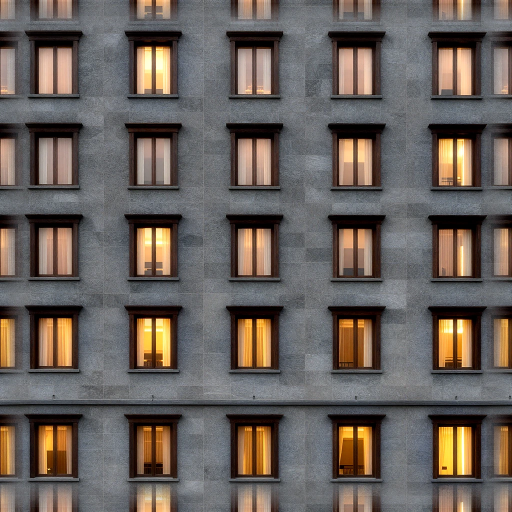
#> input picture assets/environments/alpine/facade_a.webp, 1024 x 1024 px (shown at 1/2 size)
$ python -i gen_sdxl_tex.py   (imports and definitions only)
#> lines starting #> are read from the running program, lines starting #| are printed output that depends on the picture
#!/usr/bin/env python3
"""Photorealistic seamless PBR textures via SwarmUI (Z-Image Turbo).

Generates albedo at high resolution, makes it tileable with an offset-heal
wrap blend, sharpens on downsize, then derives normal (from the high-res
luminance) and ORM maps. Picks the best of several seeds per material.

Usage: python3 gen_sdxl_tex.py all | city_road city_terrain --force
"""
import base64
import io
import json
import os
import sys
import urllib.request
import zlib
from urllib.parse import quote

import numpy as np
from PIL import Image, ImageFilter

from pbr_common import (
    asset_path,
    normal_map,
    orm_map,
    save_png,
    save_webp,
    write_license,
)

HOST = os.environ.get("TEX_HOST", "http://127.0.0.1:7801")
MODEL = os.environ.get("TEX_MODEL", "ZImage/SwarmUI_Z-Image-Turbo-FP8Mix.safetensors")
STEPS = int(os.environ.get("TEX_STEPS", "8"))
CFG = float(os.environ.get("TEX_CFG", "1.0"))
GEN_SIZE = int(os.environ.get("TEX_GEN", "1536"))
OUT_SIZE = 1024
BEST_OF = int(os.environ.get("TEX_BEST", "3"))
# Cel look: keep relief interaction but flatten the derived normal maps.
NORMAL_SCALE = float(os.environ.get("TEX_NORMAL_SCALE", "0.5"))
SEED_BASE = 7711

# Flat cel / hand-painted game-art style (Phase C): the world textures must
# match the toon-shaded actors, so the style lives in the positive prompt
# (Z-Image Turbo runs at CFG 1.0 and ignores the negative prompt).
STYLE = ("flat cel-shaded cartoon game art, hand-painted stylized texture, bold "
         "clean shapes, bright saturated colors, minimal soft shading, "
         "no photorealistic detail, ")
QUALITY = ("seamless tileable texture, flat even diffuse lighting, top-down "
           "orthographic view, " + STYLE + "simple readable material")
QUALITY_FACADE = ("repeating flat 2D facade texture map, straight front elevation, "
                  "orthographic, regular rows of simple windows, flat even lighting, "
                  "no shading gradient, " + STYLE
                  + "no perspective, no people, no sky, no street, no scene")
# Z-Image Turbo truncates long prompts, so the style must LEAD the prompt rather
# than trail it; these prefixes go in front of the per-material spec text.
STYLE_SURFACE = ("flat cel-shaded cartoon game art, seamless tileable flat 2D "
                 "material texture, top-down orthographic view, flat even lighting, "
                 "no perspective, no objects, no scene, ")
STYLE_FACADE = ("flat cel-shaded cartoon game art, repeating flat 2D facade texture "
                "map, straight front elevation, orthographic, flat even lighting, "
                "no perspective, no people, no sky, no street, no scene, ")
NEG = ("photo, photograph, realistic, grime, heavy noise, high "
       "detail, shadows, lighting, light gradient, vignette, border, frame, objects, "
       "props, text, watermark, blurry, jpeg artifacts, people, cars")
ROAD_NEG_EXTRA = (", tiles, tile joints, pavers, bricks, grid lines, perspective, "
                  "road markings, lane lines, horizon, sky, objects, scene, ceramic, "
                  "concrete slabs, paving stones, snow, ice, water, wood planks, "
                  "fabric, grass, plants, sand dune, flowers")
FACADE_NEG_EXTRA = (", tiles, ceramic, plain flat blank wall, grid pattern, snow, "
                    "grass, plants, sky, blurry")
TERRAIN_NEG_EXTRA = (", tiles, ceramic, concrete slabs, paving, grid pattern, wood, "
                     "fabric, blurry")
KEY_NEG_EXTRA = {
    "alpine_terrain": ", grass, plants, sand, dirt",
    "desert_terrain": ", grass, plants, water, concrete",
    "coast_terrain": ", concrete, tiles, water, ice",
    "volcano_terrain": ", concrete, tiles, ice, snow",
}

SPECS = {
    "city_road": {
        "prompt": "seamless tileable dark grey asphalt road surface, "
                  "coarse aggregate stones, fine gravel, sparse hairline cracks, a few "
                  "dark tar repair patches, subtle tyre polish bands, " + QUALITY,
        "rough": 0.92, "normal_strength": 2.2,
    },
    "city_terrain": {
        "prompt": "seamless tileable mowed lawn grass texture, natural "
                  "medium green turf, mixed grass blades with a few clover leaves and "
                  "subtle dry yellow patches, " + QUALITY,
        "rough": 0.85, "normal_strength": 1.7,
    },
    "desert_road": {
        "prompt": "seamless tileable sun-bleached grey asphalt road surface, "
                  "coarse aggregate stones, fine gravel, cracked tar "
                  "patches, drifting sand grains, " + QUALITY,
        "rough": 0.9, "normal_strength": 2.2,
    },
    "desert_terrain": {
        "prompt": "seamless tileable desert sand ground texture, warm "
                  "beige sand with soft wind ripples, scattered pebbles and coarse "
                  "grains, " + QUALITY,
        "rough": 0.8, "normal_strength": 1.6,
    },
    "alpine_road": {
        "prompt": "seamless tileable cold mountain asphalt road surface, "
                  "coarse aggregate stones, fine gravel, dark grey worn "
                  "tarmac with white salt stains and fine frost cracks, " + QUALITY,
        "rough": 0.88, "normal_strength": 2.2,
    },
    "alpine_terrain": {
        "prompt": "seamless tileable clean snow surface texture, "
                  "subtle wind packed texture and faint sparkle, soft blue tint in "
                  "shallow dips, a few tiny ice crystals, " + QUALITY,
        "rough": 0.6, "normal_strength": 1.5,
    },
    "coast_road": {
        "prompt": "seamless tileable weathered grey asphalt road surface, "
                  "coarse aggregate stones, fine gravel, sun-faded "
                  "tarmac with sandy dust and fine hairline cracks, " + QUALITY,
        "rough": 0.9, "normal_strength": 2.1,
    },
    "coast_terrain": {
        "prompt": "seamless tileable coastal sand ground texture, warm "
                  "pale sand with irregular scattered marram grass tufts and shell "
                  "fragments, " + QUALITY,
        "rough": 0.82, "normal_strength": 1.7,
    },
    "canyon_road": {
        "prompt": "seamless tileable dusty grey-brown asphalt road surface, "
                  "coarse aggregate stones, fine gravel, cracked tar "
                  "patches with desert dust drift, " + QUALITY,
        "rough": 0.93, "normal_strength": 2.2,
    },
    "canyon_terrain": {
        "prompt": "seamless tileable red rock canyon ground texture, "
                  "orange sandstone gravel, cracked dry earth, scattered pebbles and "
                  "rocks, " + QUALITY,
        "rough": 0.9, "normal_strength": 1.9,
    },
    "sakura_road": {
        "prompt": "seamless tileable smooth grey asphalt road surface, "
                  "fine aggregate stones, sparse hairline cracks, a few fallen pink "
                  "cherry blossom petals, " + QUALITY,
        "rough": 0.9, "normal_strength": 2.0,
    },
    "sakura_terrain": {
        "prompt": "seamless tileable short bright green spring lawn texture, "
                  "fresh natural turf with fallen pink cherry blossom "
                  "petals and subtle dirt patches, " + QUALITY,
        "rough": 0.85, "normal_strength": 1.6,
    },
    "volcano_road": {
        "prompt": "seamless tileable dark charcoal volcanic basalt asphalt road "
                  "surface, coarse black aggregate stones, fine gravel, "
                  "worn tarmac dusted with grey ash and fine cracks, " + QUALITY,
        "rough": 0.88, "normal_strength": 2.2,
    },
    "volcano_terrain": {
        "prompt": "seamless tileable black volcanic ground texture, "
                  "rough porous lava rock, grey ash, scoria pebbles and cooling cracks, "
                  + QUALITY,
        "rough": 0.92, "normal_strength": 2.0,
    },
}

# building facades per biome: (suffix, prompt, roughness)
FACADES = {
    "city": [
        ("a", "seamless tileable modern office building facade, dark low-iron glass "
              "curtain wall with pale stone mullions and subtle floor variation, "
              "" + QUALITY_FACADE, 0.45),
        ("b", "seamless tileable weathered red-brown brick apartment facade in a "
              "realistic mortar bond, recessed windows with grey stone lintels and "
              "subtle urban grime, " + QUALITY_FACADE, 0.82),
        ("c", "seamless tileable contemporary concrete and glass tower facade, warm "
              "grey panels, narrow recessed windows and visible joints, "
              "" + QUALITY_FACADE, 0.62),
        ("d", "seamless tileable downtown mixed-use facade with beige limestone base "
              "rows and dark aluminum window frames, " + QUALITY_FACADE, 0.72),
    ],
    "desert": [
        ("a", "seamless tileable sandstone building facade with small deep-set windows, "
              "warm sand-colored stone, " + QUALITY_FACADE, 0.85),
        ("b", "seamless tileable adobe desert hotel facade, smooth earth-toned plaster "
              "with wooden shutters, " + QUALITY_FACADE, 0.85),
        ("c", "seamless tileable whitewashed desert stucco facade with narrow arched "
              "windows and blue painted trim, " + QUALITY_FACADE, 0.83),
        ("d", "seamless tileable modern red sandstone office facade with horizontal "
              "window bands, " + QUALITY_FACADE, 0.7),
    ],
    "alpine": [
        ("a", "seamless tileable grey stone mountain hotel facade with warm lit "
              "windows and dark timber frames, " + QUALITY_FACADE, 0.75),
        ("b", "seamless tileable concrete alpine building facade, minimalist grey "
              "panels with narrow windows, " + QUALITY_FACADE, 0.7),
        ("c", "seamless tileable alpine chalet timber facade, honey wooden planks "
              "with small windows and carved balcony rail, "
              + QUALITY_FACADE, 0.8),
        ("d", "seamless tileable modern glass and dark stone alpine hotel facade, "
              "" + QUALITY_FACADE, 0.55),
    ],
    "coast": [
        ("a", "seamless tileable white stucco seaside hotel facade with blue shutters "
              "and small balconies, " + QUALITY_FACADE, 0.75),
        ("b", "seamless tileable pastel mediterranean apartment facade, cream and "
              "terracotta stripes with arched windows, " + QUALITY_FACADE, 0.75),
        ("c", "seamless tileable weathered pastel pink villa facade with white "
              "shutters and wrought iron balconies, " + QUALITY_FACADE, 0.78),
        ("d", "seamless tileable modern seaside white concrete facade with large glass "
              "windows and vertical wooden slats, " + QUALITY_FACADE, 0.6),
    ],
    "canyon": [
        ("a", "seamless tileable carved sandstone cliff-dwelling facade, warm red rock "
              "with small square windows and timber lintels, "
              + QUALITY_FACADE, 0.88),
        ("b", "seamless tileable weathered desert adobe facade, sun-bleached earth "
              "plaster with wooden shutters and cracked stucco, "
              + QUALITY_FACADE, 0.86),
        ("c", "seamless tileable rustic desert lodge facade, stacked stone and "
              "weathered timber with small deep windows, "
              + QUALITY_FACADE, 0.84),
        ("d", "seamless tileable sun-bleached stacked sandstone block facade with "
              "narrow windows, " + QUALITY_FACADE, 0.87),
    ],
    "sakura": [
        ("a", "seamless tileable traditional japanese machiya wooden facade, dark "
              "timber lattice and white plaster with grey tiled roof trim, "
              "" + QUALITY_FACADE, 0.78),
        ("b", "seamless tileable modern light stucco apartment facade with dark timber "
              "accents and narrow windows, " + QUALITY_FACADE, 0.74),
        ("c", "seamless tileable japanese modern shoji style facade, white plaster and "
              "dark timber grid with paper panels, " + QUALITY_FACADE, 0.72),
        ("d", "seamless tileable pastel japanese apartment facade with tiled windows "
              "and slim balcony rails, " + QUALITY_FACADE, 0.73),
    ],
    "volcano": [
        ("a", "seamless tileable dark volcanic stone fortress facade, black basalt "
              "blocks with narrow slit windows, " + QUALITY_FACADE, 0.82),
        ("b", "seamless tileable blackened concrete and obsidian panel facade, dark "
              "grey with faint ember cracks around windows, "
              + QUALITY_FACADE, 0.72),
        ("c", "seamless tileable dark obsidian and basalt building facade with glowing "
              "ember cracks, " + QUALITY_FACADE, 0.78),
        ("d", "seamless tileable charred timber and black stone facade with narrow "
              "windows, " + QUALITY_FACADE, 0.8),
    ],
}


# [51 lines left out: functions api, wait_backend, warmup, detrend, not called in this run]


def _wrap_blend(b: np.ndarray, feather: float) -> np.ndarray:
    """Blend the outer feather band with the half-rolled copy so the wrap edge
    joins the interior (no step, no detail flattening)."""
    h, w = b.shape[:2]
    fx = max(24.0, feather * w)
    fy = max(24.0, feather * h)
    px = np.arange(w)
    tw = np.clip(px / fx, 0.0, 1.0) * np.clip((w - 1 - px) / fx, 0.0, 1.0)
    bx = b * tw[None, :, None] + np.roll(b, w // 2, axis=1) * (1.0 - tw)[None, :, None]
    py = np.arange(h)
    th = np.clip(py / fy, 0.0, 1.0) * np.clip((h - 1 - py) / fy, 0.0, 1.0)
    out = bx * th[:, None, None] + np.roll(bx, h // 2, axis=0) * (1.0 - th)[:, None, None]
    return out


def make_seamless(img: Image.Image, feather: float = 0.10) -> Image.Image:
    """Seamless by construction: replace the low-frequency band with its periodic
    (FFT) version, keep the un-flattened high-frequency detail, then wrap-blend
    the thin edge band with the interior. No visible cross, no edge banding."""
    a = np.asarray(img).astype(np.float64)
    h, w = a.shape[:2]
    F = np.fft.fft2(a, axes=(0, 1))
    fy = np.fft.fftfreq(h)[:, None]
    fx = np.fft.fftfreq(w)[None, :]
    freq = np.sqrt(fx * fx + fy * fy)
    low_mask = np.exp(-((freq / 0.010) ** 2))
    low = np.fft.ifft2(F * low_mask[..., None], axes=(0, 1)).real
    blur = np.asarray(img.filter(ImageFilter.GaussianBlur(max(6.0, w * 0.03)))).astype(np.float64)
    detail = a - blur
    out = _wrap_blend(low + detail, feather)
    return Image.fromarray(np.clip(out, 0, 255).astype(np.uint8))


# [230 lines left out: functions sharpen_resize, _resize_normal, generate, tile_score, best_of, derivatives and 3 more, not called in this run]


# [2 lines not run here, left out]

>>> from PIL import Image
>>> picture = Image.open('../../assets/environments/alpine/facade_a.webp')
#> picture is the input picture: PIL image 1024x1024 RGB; mean R, G, B 105.3, 96.9, 91.4
>>> result = make_seamless(picture)
#> in make_seamless, `low = np.fft.ifft2(F * low_mask[..., None], axes=(0, 1)).real`:
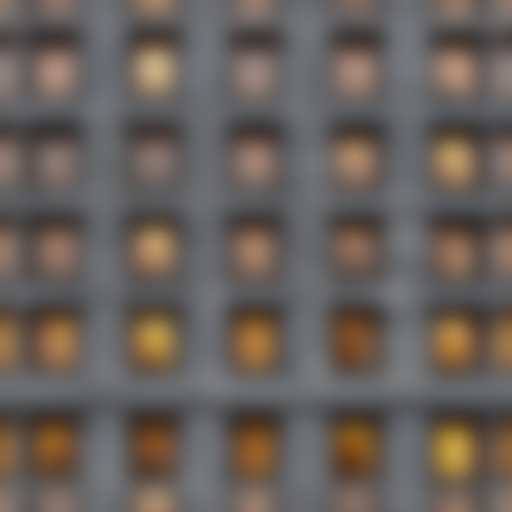
#> low: shape (1024, 1024, 3) float64 (shown at 1/2 size); mean of channels 0, 1, 2 105.3, 96.9, 91.4; drawn as R, G, B
#> in make_seamless, `blur = np.asarray(img.filter(ImageFilter.GaussianBlur(max(6.0, w * 0.0..`:
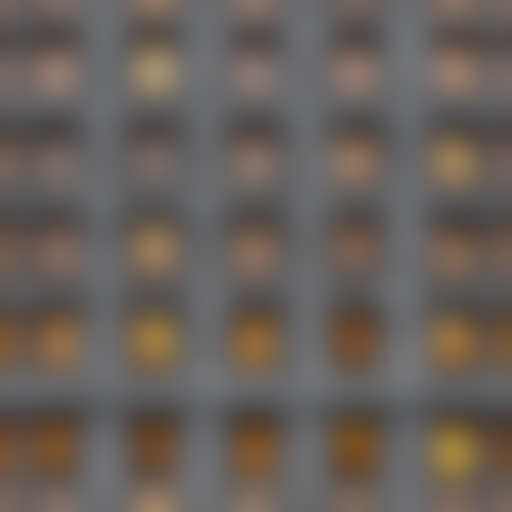
#> blur: shape (1024, 1024, 3) float64 (shown at 1/2 size); mean R, G, B 104.7, 96.2, 90.7
#> in make_seamless, `detail = a - blur`:
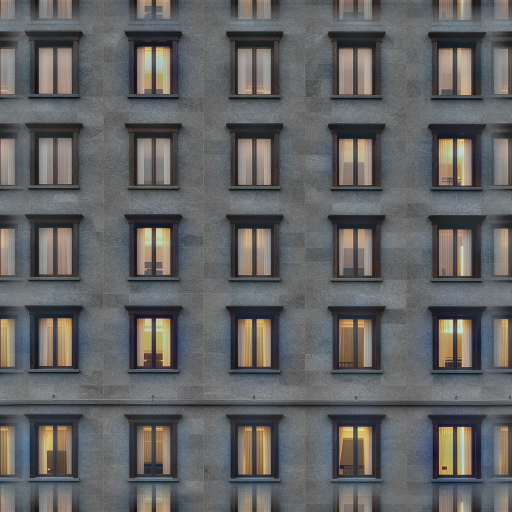
#> detail: shape (1024, 1024, 3) float64 (shown at 1/2 size); mean R, G, B 0.6, 0.7, 0.7; drawn with min black and max white
#> in _wrap_blend, `bx = b * tw[None, :, None] + np.roll(b, w // 2, axis=1) * (1.0 - tw)[N..`:
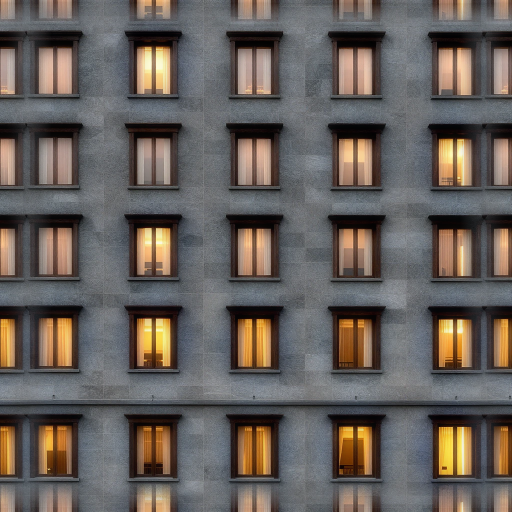
#> bx: shape (1024, 1024, 3) float64 (shown at 1/2 size); mean of channels 0, 1, 2 105.7, 97.2, 91.3; drawn with min black and max white
#> in _wrap_blend, `out = bx * th[:, None, None] + np.roll(bx, h // 2, axis=0) * (1.0 - th..`:
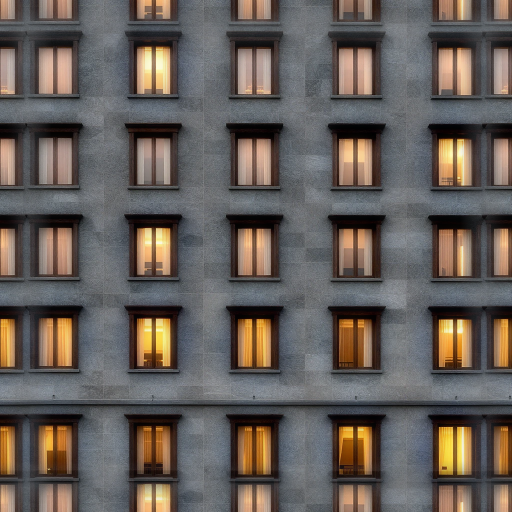
#> out: shape (1024, 1024, 3) float64 (shown at 1/2 size); mean of channels 0, 1, 2 105.7, 96.7, 90.4; drawn with min black and max white
#> in make_seamless, `return Image.fromarray(np.clip(out, 0, 255).astype(np.uint8))`:
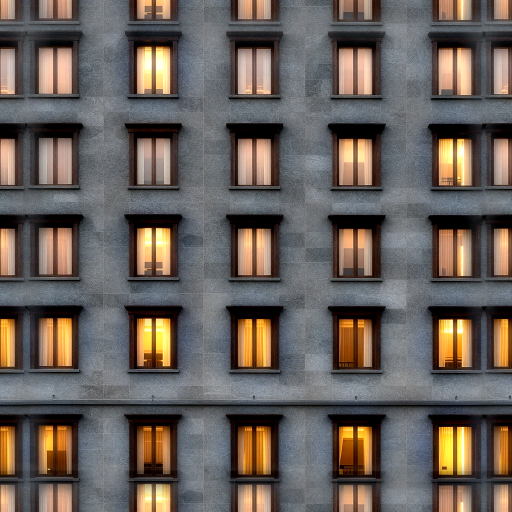
#> returned value: PIL image 1024x1024 RGB (shown at 1/2 size); mean R, G, B 105.1, 96.6, 90.6
